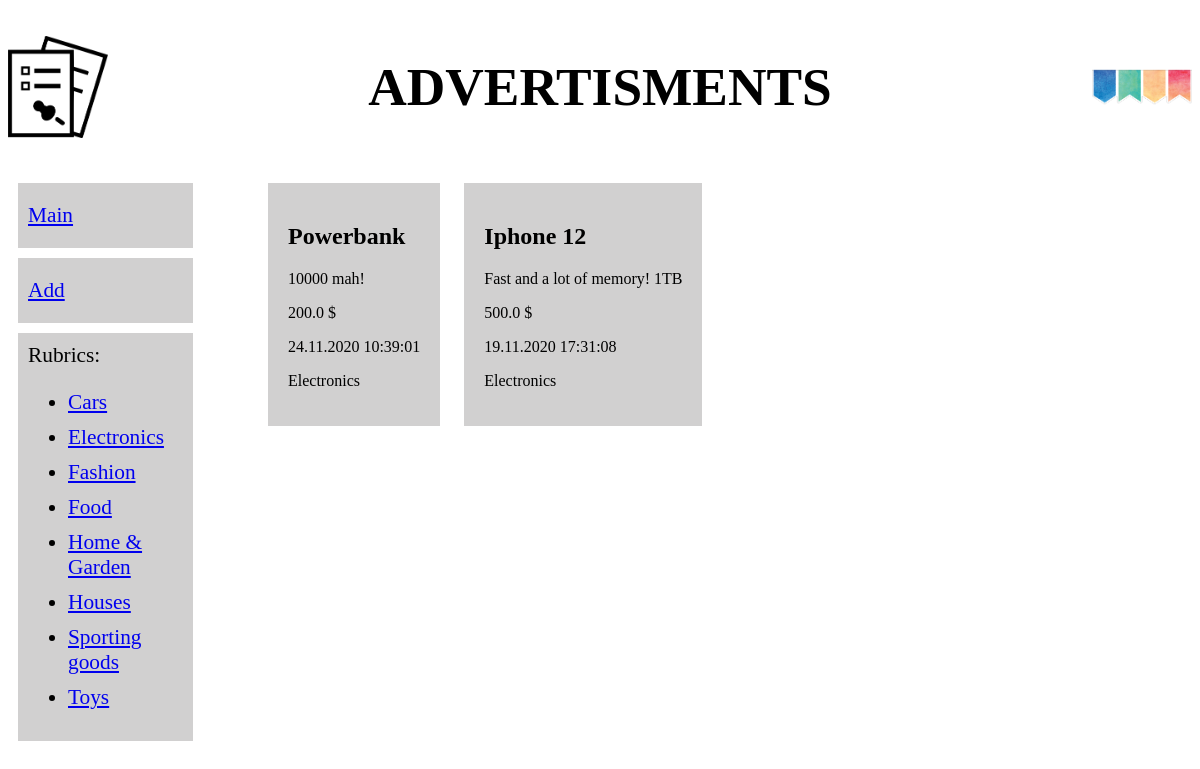
Page /4/ on the committed database.
### bboard/models.py (models this page shows, shortened)
class Rubric(models.Model):
	name = models.CharField(max_length=20,db_index=True,verbose_name='NAME')
	class Meta:
		verbose_name_plural = 'Rubrics'
		verbose_name='Rubric'
		ordering = ['name']

class Bb(models.Model):
	title = models.CharField(max_length=50, verbose_name='TITLE')
	content = models.TextField(null=True,blank=True, verbose_name='CONTENT')
	price = models.FloatField(null=True, blank=True, verbose_name='PRICE')
	published = models.DateTimeField(auto_now_add=True, db_index=True, verbose_name='PUBLISHED')
	rubric = models.ForeignKey('Rubric', null=True,on_delete=models.PROTECT, verbose_name='Rubric')
	class Meta:
		verbose_name_plural = 'Advertisments'
		verbose_name = 'Advertisment'
		ordering = ['-published']

### bboard/views.py (the view)
# urls.py: path('<int:rubric_id>/', by_rubric,name='by_rubric'),
def by_rubric(request, rubric_id):
	bbs = Bb.objects.filter(rubric=rubric_id)
	rubrics = Rubric.objects.all()
	current_rubric = Rubric.objects.get(pk=rubric_id)
	context = {'bbs':bbs, 'rubrics':rubrics,'current_rubric':current_rubric}
	return render(request, 'bboard/index.html', context)

### bboard/templates/bboard/index.html
{% extends "layout/basic.html" %}
{% block content %}
	{% for bb in bbs %}
		<div class="b">
			<h2>{{ bb.title }}</h2>
			<p>{{ bb.content }}</p>
			<p>{{ bb.price }} $</p>
			<p> {{ bb.published|date:"d.m.Y H:i:s" }}</p>
			<p><a href="{% url 'bboard:by_rubric' bb.rubric.pk %}"></a>{{ bb.rubric.name }}</p>
		</div>
	{% endfor %}
{% endblock content %}

### bboard/templates/layout/basic.html (shortened to what this page needs)
{% load static %}
<!DOCTYPE html>
<html>
<head>
	<link rel="stylesheet" type="text/css" href="{% static "bboard/style.css" %}">
</head>
<body>
	<header>
		<h1>Advertisments</h1>
	</header>
	<nav>
		<div class="card">
			<a href="{% url 'bboard:index' %}">Main</a>
		</div>
		<div class="card">
			<a href="{% url 'bboard:add' %}">Add</a>
		</div>
		<div class="card">
			Rubrics:
			<ul>
			{% for rubric in rubrics %}
			<li><a href="{% url 'bboard:by_rubric' rubric.pk %}">{{ rubric.name }}</a></li>
			{% endfor %}
			</ul>
		</div>
	</nav>
	<section>
		{% block content %}
		{% endblock content %}
	</section>
</body>
</html>

### bboard/static/bboard/style.css (style rules this page uses)
* { box-sizing: border-box; }
header h1 { font-size: 40pt; text-transform: uppercase; text-align: center; background-image: url("bb.png"), url("bb2.png"); background-position: left, right; background-repeat: no-repeat, no-repeat; background-size: 100px,100px; padding: 20px; width: 100%; }
nav { font-size: 16pt; width: 250px; float: left; }
nav a { display: block; margin: 10px 0px; }
section { margin-left: 170px; }
.card { margin: 10px; padding: 10px; background-color: rgb(209, 208, 208); width: 70%; }
.b { margin: 10px; padding: 20px; background-color: rgb(209, 208, 208); display: inline-block; }

### rows in the picture
Rubric: name "Cars"
Rubric: name "Electronics"
Rubric: name "Fashion"
Rubric: name "Food"
Rubric: name "Home & Garden"
Rubric: name "Houses"
Rubric: name "Sporting goods"
Rubric: name "Toys"
Bb: title "Powerbank", content "10000 mah!", price "200.0", published "24.11.2020 10:39:01", rubric.name "Electronics"
Bb: title "Iphone 12", content "Fast and a lot of memory! 1TB", price "500.0", published "19.11.2020 17:31:08", rubric.name "Electronics"
